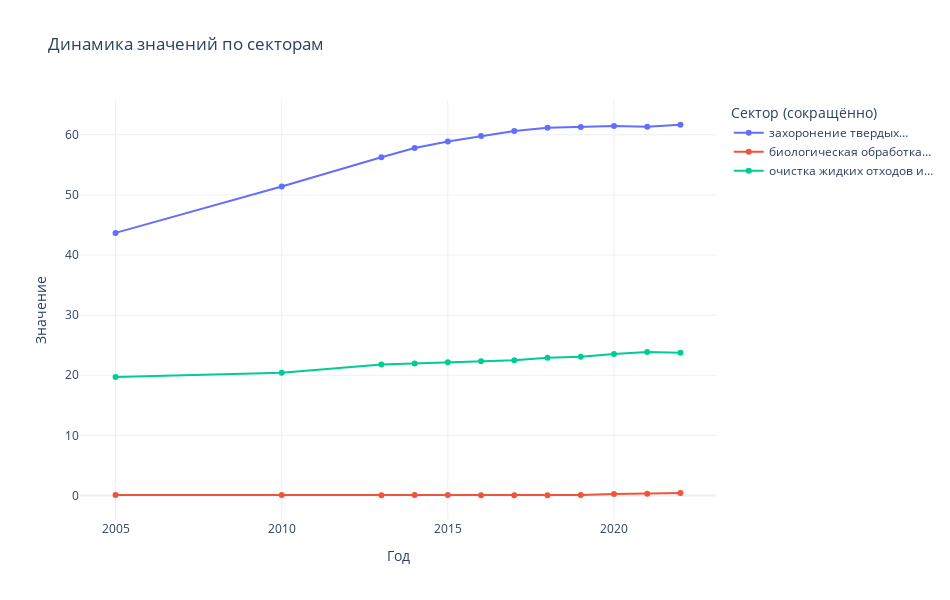

The code cell stored with this chart in its notebook:
### Code cell
df = pd.read_excel('Kl_7.xlsx', header=4)

# Просмотр первых строк таблицы
df.head()

df_long = df.melt(
    id_vars=df.columns[0],        # первый столбец — идентификатор (Сектор)
    var_name="Год",               # название нового столбца для лет
    value_name="Значение"         # название столбца с данными
)
df_long["Год"] = pd.to_numeric(df_long["Год"], errors="coerce")

def shorten_label(label: str, width: int = 25) -> str:
    """Автоматически сокращает длинные названия"""
    if len(label) <= width:
        return label
    # если длинное — обрезаем до ближайшего пробела и добавляем "…"
    short = textwrap.shorten(label, width=width, placeholder="…")
    return short

df_long["Сектор_кратко"] = df_long["Вид_Отхода"].apply(shorten_label)

# создаём интерактивный график
fig = px.line(
    df_long,
    x="Год",
    y="Значение",
    color="Сектор_кратко",
    hover_name="Вид_Отхода",       # при наведении — полное имя
    markers=True,
    title="Динамика значений по секторам"
)

# оформление
fig.update_layout(
    legend_title_text="Сектор (сокращённо)",
    legend=dict(
        orientation="v",
        yanchor="top",
        y=1,
        xanchor="left",
        x=1.02
    ),
    hovermode="x unified",
    template="plotly_white",
    width=950,
    height=600
)

fig.show()

### Figure 1 — Plotly figure (JSON) as saved in the notebook; plotly's stock layout.template omitted (floating-point values rounded to 4 significant figures)
{"data": [{"hovertemplate": "<b>%{hovertext}</b><br><br>Сектор_кратко=захоронение твердых…<br>Год=%{x}<br>Значение=%{y}<extra></extra>", "hovertext": ["захоронение твердых отходов", "захоронение твердых отходов", "захоронение твердых отходов", "захоронение твердых отходов", "захоронение твердых отходов", "захоронение твердых отходов", "захоронение твердых отходов", "захоронение твердых отходов", "захоронение твердых отходов", "захоронение твердых отходов", "захоронение твердых отходов", "захоронение твердых отходов"], "legendgroup": "захоронение твердых…", "line": {"color": "#636efa", "dash": "solid"}, "marker": {"symbol": "circle"}, "mode": "lines+markers", "name": "захоронение твердых…", "orientation": "v", "showlegend": true, "x": [2005, 2010, 2013, 2014, 2015, 2016, 2017, 2018, 2019, 2020, 2021, 2022], "xaxis": "x", "y": [43.68, 51.41, 56.25, 57.79, 58.88, 59.79, 60.62, 61.16, 61.28, 61.47, 61.33, 61.67], "yaxis": "y", "type": "scatter"}, {"hovertemplate": "<b>%{hovertext}</b><br><br>Сектор_кратко=биологическая обработка…<br>Год=%{x}<br>Значение=%{y}<extra></extra>", "hovertext": ["биологическая обработка твердых отходов", "биологическая обработка твердых отходов", "биологическая обработка твердых отходов", "биологическая обработка твердых отходов", "биологическая обработка твердых отходов", "биологическая обработка твердых отходов", "биологическая обработка твердых отходов", "биологическая обработка твердых отходов", "биологическая обработка твердых отходов", "биологическая обработка твердых отходов", "биологическая обработка твердых отходов", "биологическая обработка твердых отходов"], "legendgroup": "биологическая обработка…", "line": {"color": "#EF553B", "dash": "solid"}, "marker": {"symbol": "circle"}, "mode": "lines+markers", "name": "биологическая обработка…", "orientation": "v", "showlegend": true, "x": [2005, 2010, 2013, 2014, 2015, 2016, 2017, 2018, 2019, 2020, 2021, 2022], "xaxis": "x", "y": [0.09, 0.09, 0.06, 0.07, 0.08, 0.052, 0.04, 0.04, 0.09, 0.23, 0.31, 0.42], "yaxis": "y", "type": "scatter"}, {"hovertemplate": "<b>%{hovertext}</b><br><br>Сектор_кратко=очистка жидких отходов и…<br>Год=%{x}<br>Значение=%{y}<extra></extra>", "hovertext": ["очистка жидких отходов и стоков", "очистка жидких отходов и стоков", "очистка жидких отходов и стоков", "очистка жидких отходов и стоков", "очистка жидких отходов и стоков", "очистка жидких отходов и стоков", "очистка жидких отходов и стоков", "очистка жидких отходов и стоков", "очистка жидких отходов и стоков", "очистка жидких отходов и стоков", "очистка жидких отходов и стоков", "очистка жидких отходов и стоков"], "legendgroup": "очистка жидких отходов и…", "line": {"color": "#00cc96", "dash": "solid"}, "marker": {"symbol": "circle"}, "mode": "lines+markers", "name": "очистка жидких отходов и…", "orientation": "v", "showlegend": true, "x": [2005, 2010, 2013, 2014, 2015, 2016, 2017, 2018, 2019, 2020, 2021, 2022], "xaxis": "x", "y": [19.73, 20.4, 21.81, 21.97, 22.16, 22.31, 22.51, 22.91, 23.09, 23.54, 23.85, 23.74], "yaxis": "y", "type": "scatter"}], "layout": {"xaxis": {"anchor": "y", "domain": [0.0, 1.0], "title": {"text": "Год"}}, "yaxis": {"anchor": "x", "domain": [0.0, 1.0], "title": {"text": "Значение"}}, "legend": {"title": {"text": "Сектор (сокращённо)"}, "tracegroupgap": 0, "orientation": "v", "yanchor": "top", "y": 1, "xanchor": "left", "x": 1.02}, "title": {"text": "Динамика значений по секторам"}, "hovermode": "x unified", "width": 950, "height": 600}}
